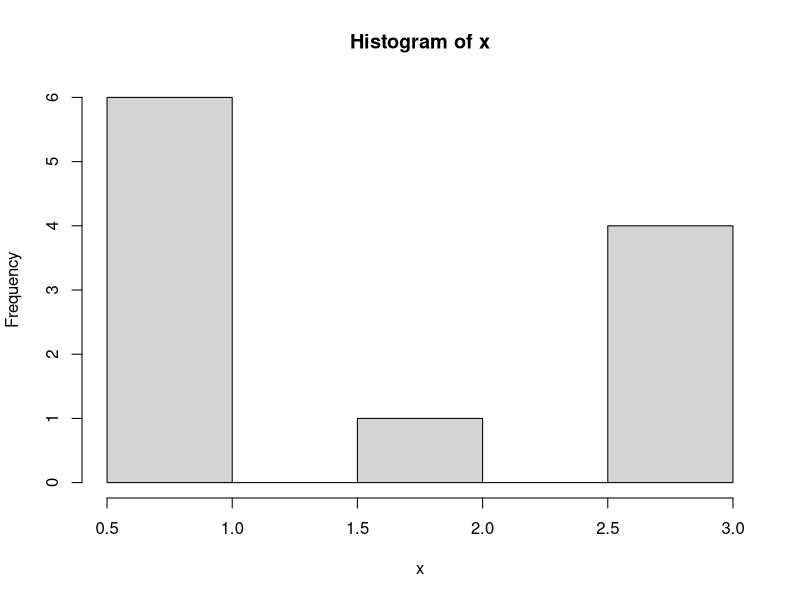
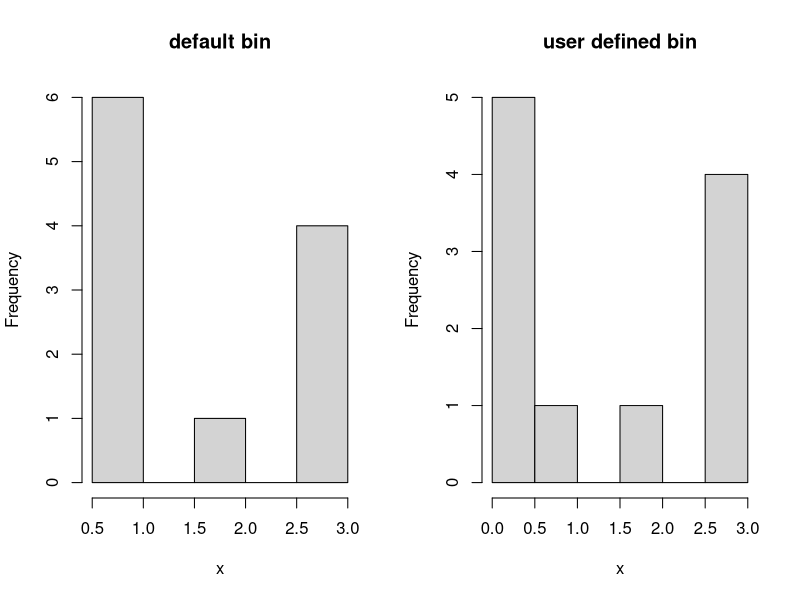
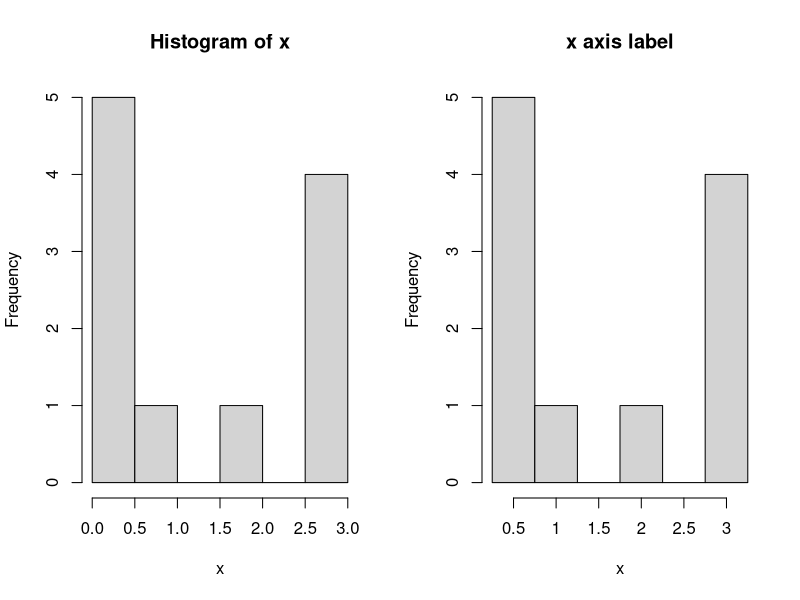
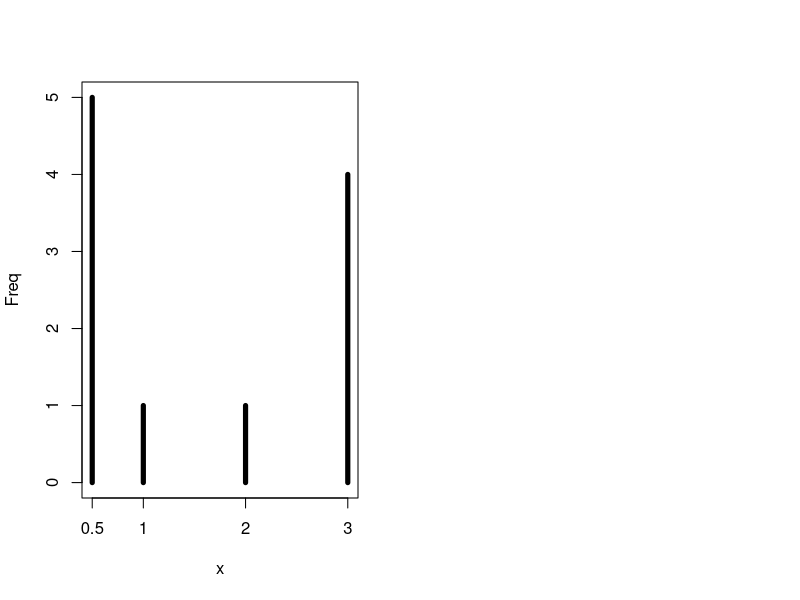

Source code (R) for these figures, in order:
##########################################################################################################################################

#(주의) ->  순차적으로 코드를 실행하는 것을 권함!

#에러 발생 시 github Finance/R-Finance-Programming 경로에 issue를 남기면 확인

##########################################################################################################################################



### hist(히스토그램)

## 히스토그램을 그리는 함수

##########################################################################################################################################

### hist()

x<-c(3,0.5,0.5,0.5,3,2,0.5,0.5,3,3,1)
tmp<-hist(x)

par(mfrow=c(1,2))
tmp<-hist(x, main = "default bin")
tmp<-hist(x, breaks=seq(0,3,0.5), main="user defined bin")


# 시작 구간에서 0.5 항목과 1.0 항목이 합쳐서 표시되는 것은 정확한 분포를 보여주지 못하므로 분리되게 표시해야 함.
# 시작 구간의 시작 값을 0.5보다 작게 주면 이러한 문제를 해결 가능.
# 구간 설정은 break 인수를 통하여 설정.

par(mfrow=c(1,2))
tmp<-hist(x, breaks=seq(0,3,0.5))
tmp<-hist(x, breaks=seq(0,3,0.5), xaxt='n', main="x axis label")
axis(1,at=tmp$mids,label=seq(0.5,3,0.5))
 
# 각 구간에 항목값이 하나만 있을 경우 구간을 하나의 항목값으로 하여 구간의 중간에만 표시하는 것이 좋을 수도 있음.
# hist 함수의 기본값은 그렇지 못하기에, axis 함수를 사용하여 문제해결.
# x 축 눈금라벨이 막대 그래프의 중간에 오게하려면 원래 지정된 라벨을 지우고 axis 함수의 at인수를 위와 같이 지정하여 설정.



x<-c(3,0.5,0.5,0.5,3,2,0.5,0.5,3,3,1)             # 히스토그램을 그릴 데이터.
plot(table(x),type='h',lwd = 5, ylab = "Freq")    # x에 table 함수를 적용. type을 h(histogram-like vertical lines)로 지정.


graphics.off()                    # 그래프 지워주는 함수.

############################################################결과값(print)#################################################################

# 그래프 찍어보기.


##########################################################################################################################################
